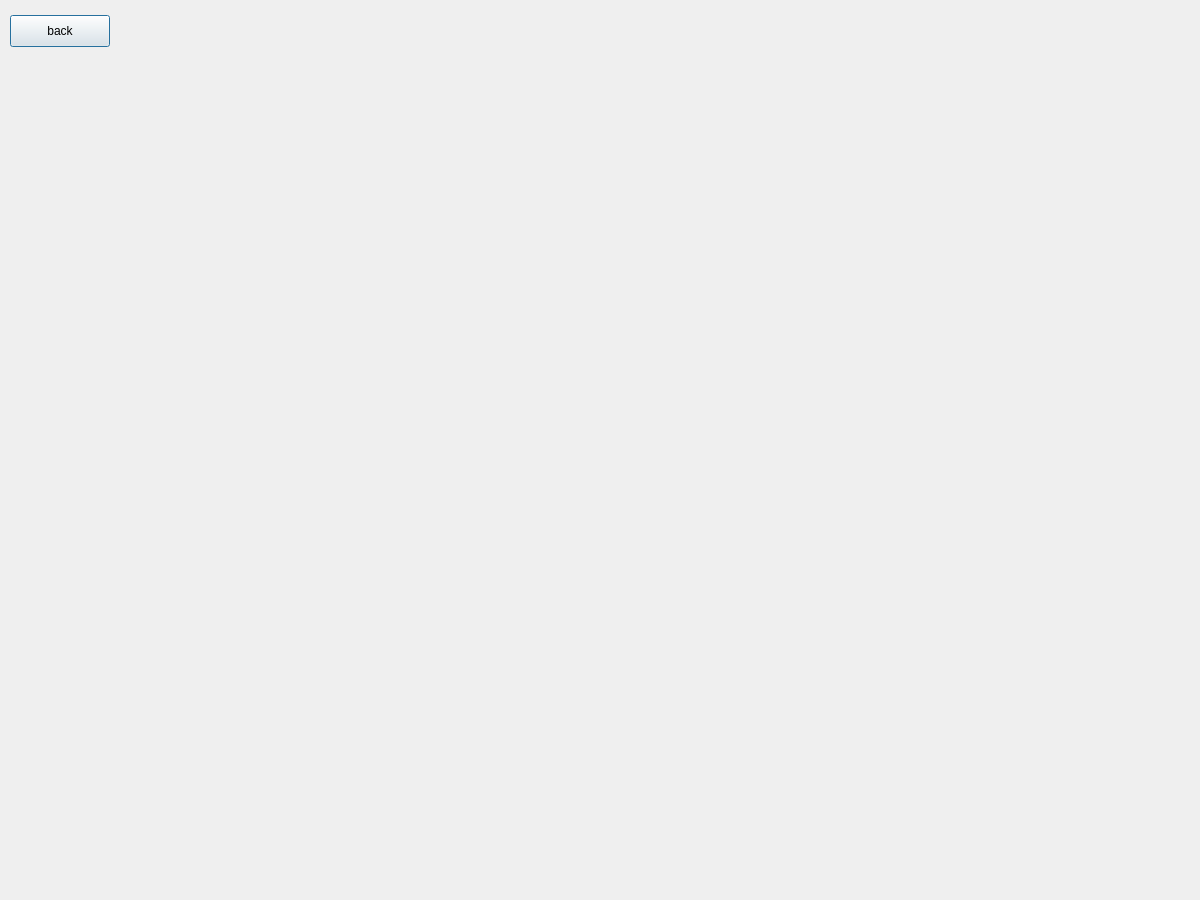
<?xml version="1.0" encoding="UTF-8"?>
<ui version="4.0">
 <class>Slang</class>
 <widget class="QDialog" name="Slang">
  <property name="geometry">
   <rect>
    <x>0</x>
    <y>0</y>
    <width>1200</width>
    <height>900</height>
   </rect>
  </property>
  <property name="windowTitle">
   <string>Dialog</string>
  </property>
  <widget class="QPushButton" name="backButton">
   <property name="geometry">
    <rect>
     <x>10</x>
     <y>15</y>
     <width>100</width>
     <height>32</height>
    </rect>
   </property>
   <property name="text">
    <string>back</string>
   </property>
  </widget>
 </widget>
 <resources/>
 <connections/>
</ui>
